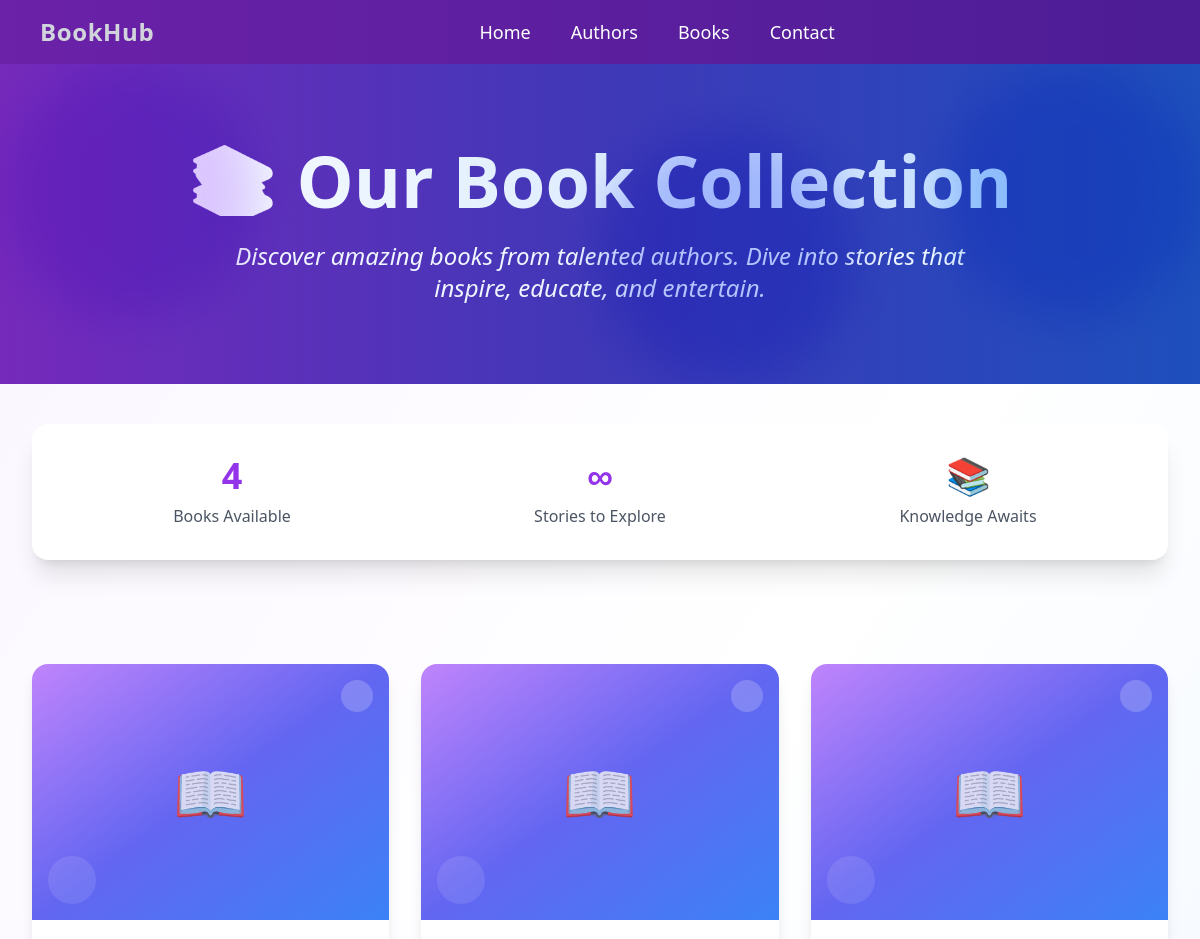
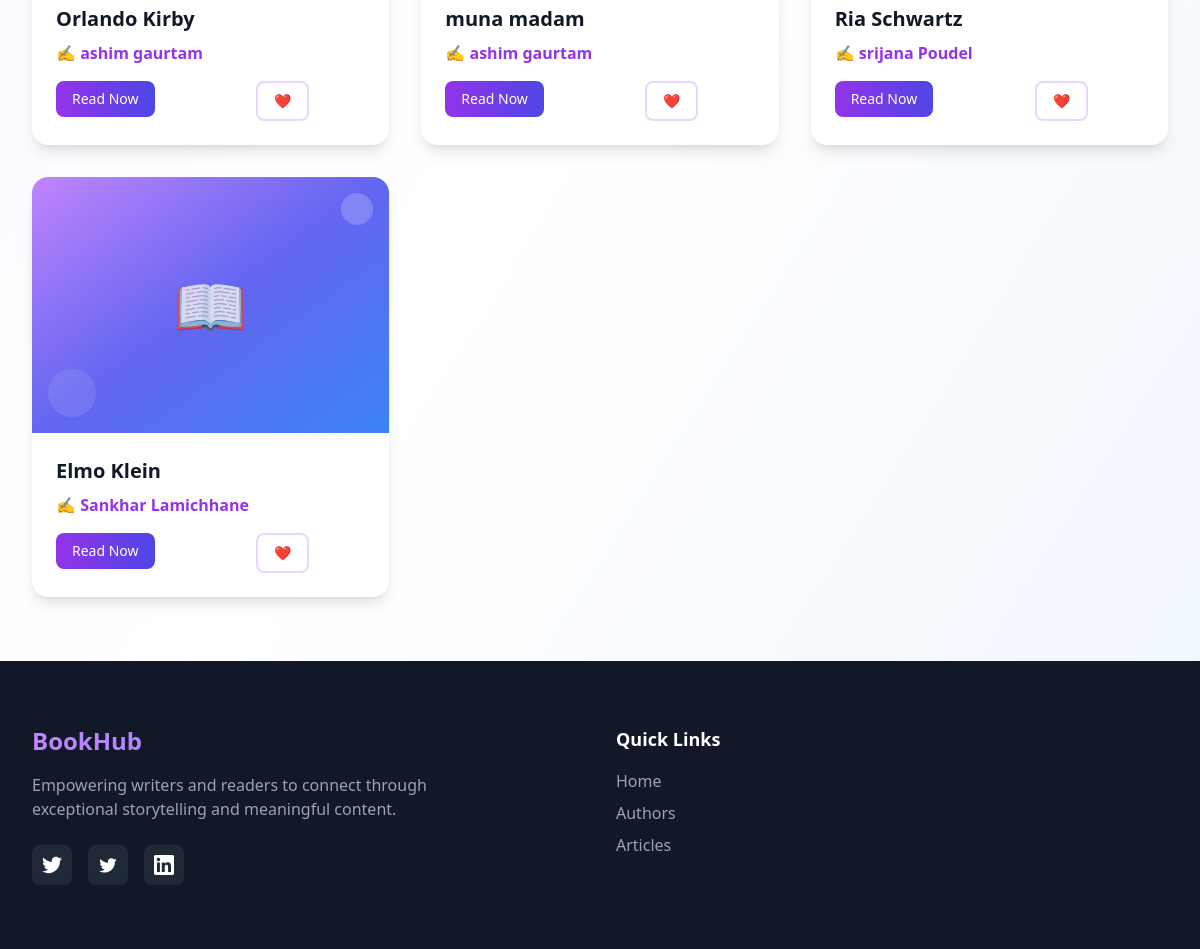
Before: /books with the older database file (2 pictures, top to bottom).
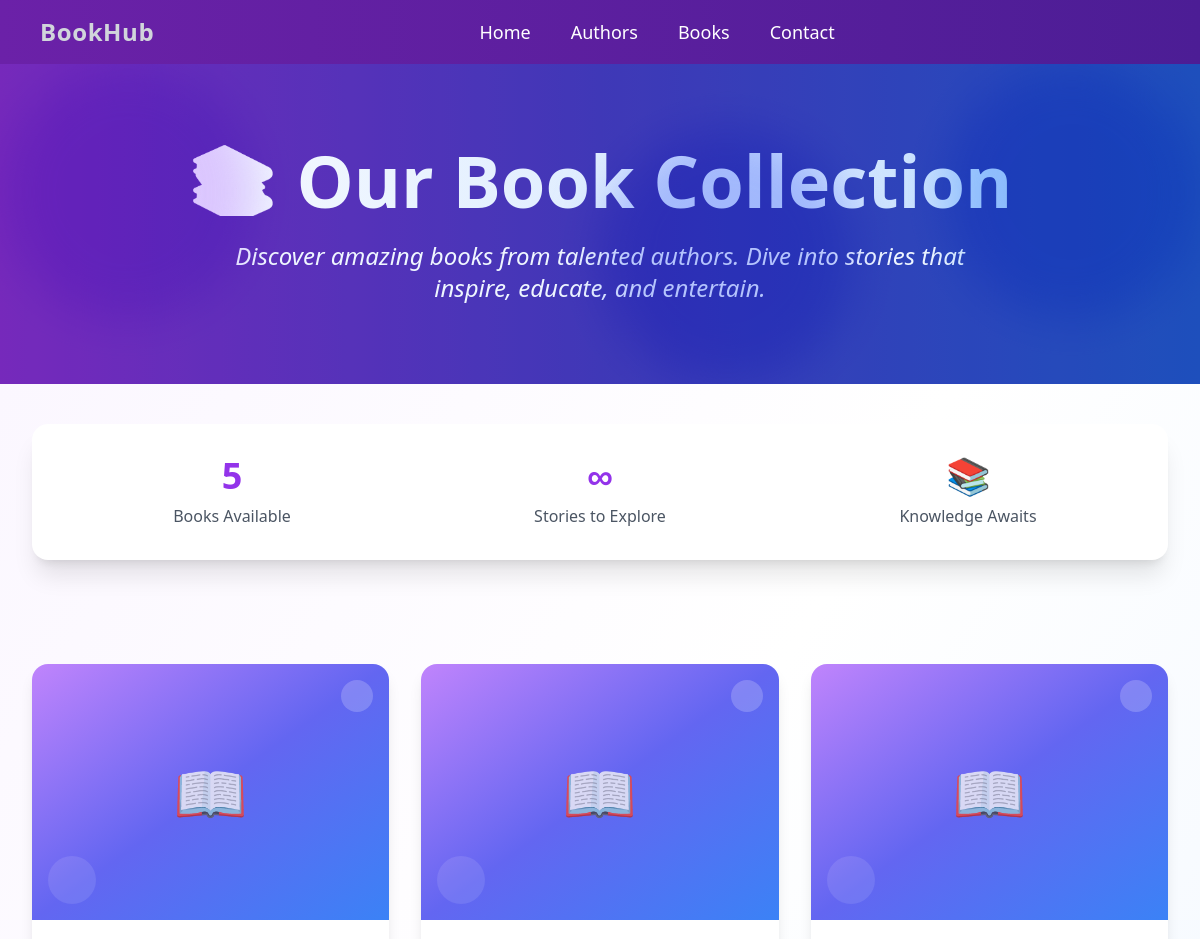
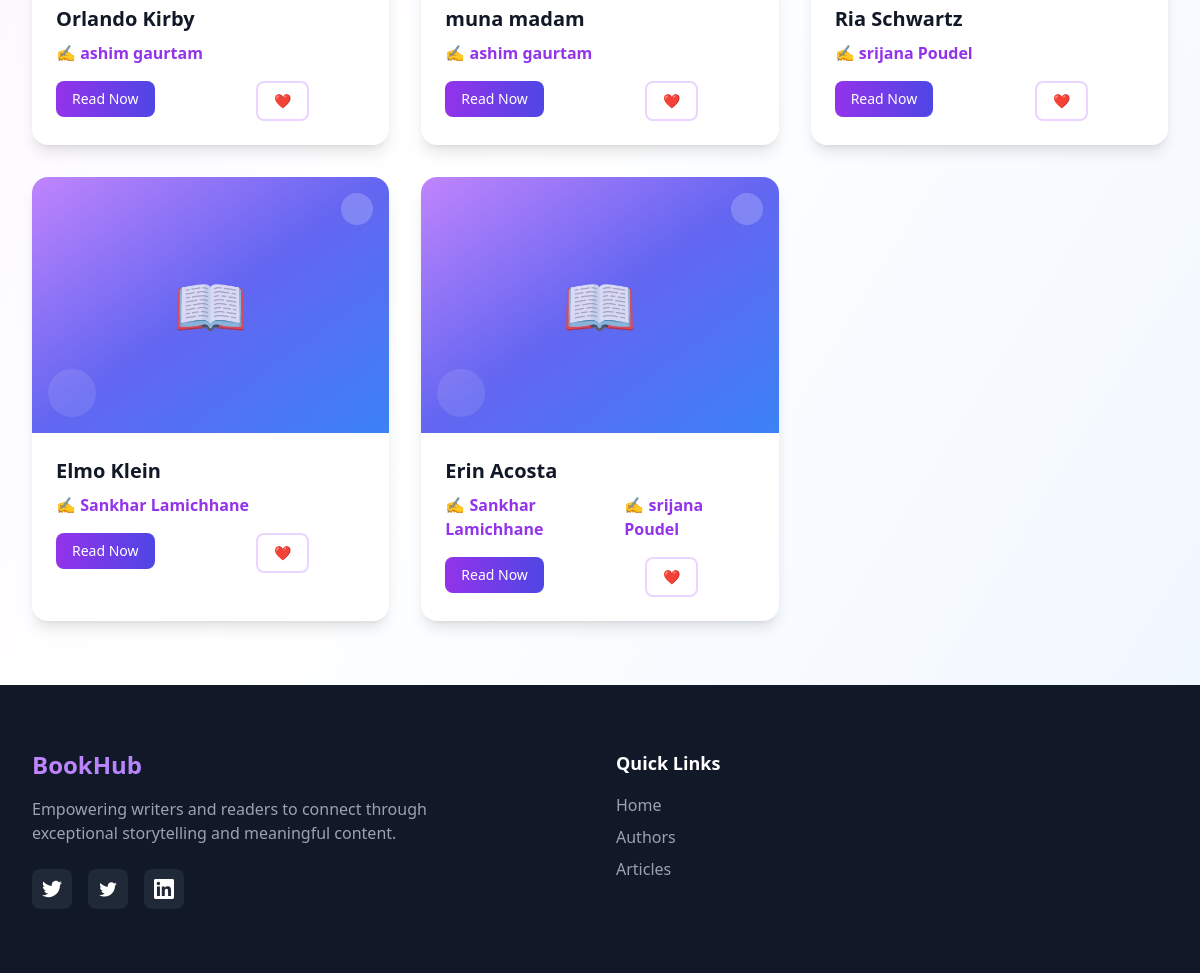
After: the same page with the newer database file (2 pictures, top to bottom).
### home/models.py (models this page shows, shortened)
class Books(models.Model):
    name=models.CharField(max_length=50)
    edition=models.CharField( max_length=50)
    description=models.CharField( max_length=50)
    published_year=models.DateField( auto_now=False, auto_now_add=False)
    page=models.IntegerField()
    author=models.ManyToManyField(Author,blank=True)

class Author(models.Model):
    name = models.CharField(max_length=20)
    age = models.IntegerField()
    gender = models.CharField()
    location = models.CharField()
    isVerified = models.BooleanField()
    email = models.EmailField(null=True)
    phone = models.CharField(max_length=10)

### home/views.py (the view)
# urls.py: path('books', Books_page ,name="books"),
def Books_page(request):
    data=Books.objects.all()
    return render(request,'books.html',{'book':data})

### home/templates/books.html (shortened to what the changed rows need)
{% extends "base.html" %}
{% block content %}
<body class="bg-gradient-to-br from-purple-50 via-white to-blue-50 min-h-screen">
    <div class="relative overflow-hidden bg-gradient-to-r from-purple-600 via-indigo-600 to-blue-600 text-white">
        <div class="relative max-w-7xl mx-auto px-4 sm:px-6 lg:px-8 py-20">
            <div class="text-center">
                <h1 class="text-5xl md:text-7xl font-bold mb-6 bg-gradient-to-r from-white to-blue-200 bg-clip-text text-transparent">
                </h1>
            </div>
        </div>
    </div>
     <div class="max-w-7xl mx-auto px-4 sm:px-6 lg:px-8 py-10">
        <div class="bg-white rounded-2xl shadow-xl p-8">
            <div class="grid grid-cols-1 md:grid-cols-3 gap-8 text-center">
                <div class="group">
                    <div class="text-4xl font-bold text-purple-600 mb-2 group-hover:text-indigo-600 transition-colors duration-300">
                        {{ book|length }}
                    </div>
                    <div class="text-gray-600 font-medium">Books Available</div>
                </div>
            </div>
        </div>
    </div>
    <div class="max-w-7xl mx-auto px-4 sm:px-6 lg:px-8 py-16">
        <div class="grid grid-cols-1 md:grid-cols-2 lg:grid-cols-3 xl:grid-cols-4 gap-8">
            {% for book in book %}
            <div class="group bg-white rounded-2xl shadow-lg hover:shadow-2xl transition-all duration-500 transform hover:-translate-y-2 overflow-hidden">
                <div class="relative h-64 bg-gradient-to-br from-purple-400 via-indigo-500 to-blue-500 flex items-center justify-center">
                    <div class="text-white text-6xl opacity-80 group-hover:scale-110 transition-transform duration-300">
                        📖
                    </div>
                    <div class="absolute top-4 right-4 w-8 h-8 bg-white bg-opacity-20 rounded-full"></div>
                    <div class="absolute bottom-4 left-4 w-12 h-12 bg-white bg-opacity-10 rounded-full"></div>
                </div>
                <div class="p-6">
                    <div class="mb-4">
                        <h3 class="text-xl font-bold text-gray-900 mb-2 group-hover:text-purple-600 transition-colors duration-300">
                            <a href="{% url  'singlebook' book.id %}">{{ book.name }}</a>
                        </h3>
                        <p class="text-purple-600 font-semibold flex items-center">
                            {% for b in book.author.all %}
                            <span class="mr-2">✍️ {{b.name}}</span>
                            {% endfor %}
                        </p>
                    </div>
                    <div class="flex gap-2">
                        <a href="{% url 'singlebook' book.id  %}" class="w-48">
                        <button class="flex-1 py-2 px-4 bg-gradient-to-r from-purple-600 to-indigo-600 text-white rounded-lg hover:from-purple-700 hover:to-indigo-700 transition-all duration-300 font-medium text-sm transform hover:scale-105">
                            Read Now
                        </button>
                        </a>
                        <button class="py-2 px-4 border-2 border-purple-200 text-purple-600 rounded-lg hover:bg-purple-50 transition-all duration-300 font-medium text-sm">
                            ❤️
                        </button>
                    </div>
                </div>
            </div>
            {% endfor %}
        </div>
    </div>
</body>
{% endblock content %}

Changed rows visible on the page:
added Books: name "Erin Acosta", Author (name "Sankhar Lamichhane"), Author (name "srijana Poudel")
Other visible differences:
{{ book|length }}: "4" → "5"
